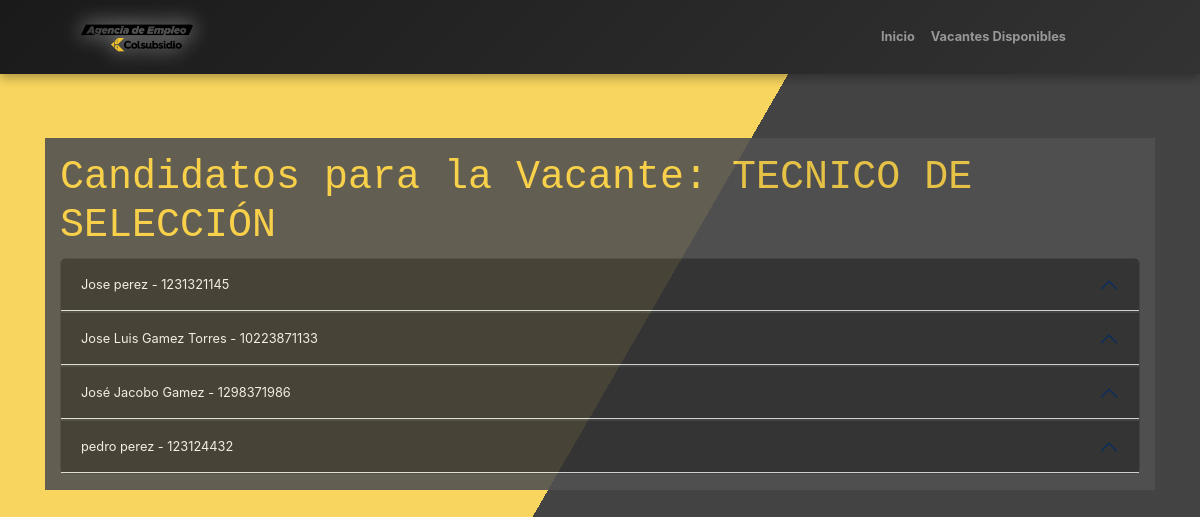
/vacantes/1/candidatos/, run on the app's committed database.
### vacantes/models.py (models this page shows, shortened)
class Vacante(models.Model):
    codigo_vacante = models.CharField(
        max_length=50,
        unique=True,
        default=generate_unique_codigo
    )
    cargo = models.CharField(max_length=100)
    area = models.CharField(
        max_length=100,
        choices=[
            ('Sin asignar', 'Sin asignar'),
            ('Administración', 'Administración'),
            ('Finanzas', 'Finanzas'),
            ('Tecnología', 'Tecnología'),
            ('Recursos Humanos', 'Recursos Humanos'),
            ('Ventas', 'Ventas'),
        ],
        default='Sin asignar'
    )
    numero_puestos = models.IntegerField(
        null=True,
        blank=True,
        default=1  # ✅ Se asigna 1 por defecto, ya que 0 no tendría sentido.
    )
    modalidad_trabajo = models.CharField(
        max_length=50,
        choices=[
            ('Presencial', 'Presencial'),
            ('Remoto', 'Remoto'),
            ('Híbrido', 'Híbrido'),
        ]
    )
    tipo_contrato = models.CharField(
        max_length=50,
        choices=[
            ('Indefinido', 'Indefinido'),
            ('Temporal', 'Temporal'),
            ('Prácticas', 'Prácticas'),
            ('Freelance', 'Freelance'),
        ]
    )
    jornada_trabajo = models.CharField(
        max_length=50,
        choices=[
            ('Tiempo completo', 'Tiempo completo'),
            ('Medio tiempo', 'Medio tiempo'),
            ('Por horas', 'Por horas'),
        ]
    )
    descripcion_vacante = models.TextField(max_length=6000)
    tiempo_experiencia = models.CharField(
        max_length=50,
        choices=[
            ('Sin experiencia', 'Sin experiencia'),
            ('1 año', '1 año'),
            ('2 años', '2 años'),
            ('3 años o más', '3 años o más'),
        ]
    )
    nivel_estudios = models.CharField(
        max_length=50,
        choices=[
            ('Secundaria', 'Secundaria'),
            ('Técnico', 'Técnico'),
            ('Tecnólogo', 'Tecnólogo'),
            ('Profesional', 'Profesional'),
            ('Postgrado', 'Postgrado'),
        ]
    )
    departamento = models.CharField(
        max_length=100,
        choices=[
            ('Sin asignar', 'Sin asignar'),
            ('Antioquia', 'Antioquia'),
            ('Bogotá', 'Bogotá'),
            ('Valle del Cauca', 'Valle del Cauca'),
            ('Cundinamarca', 'Cundinamarca'),
        ],
        default='Sin asignar'
    )
    ciudad = models.CharField(
        max_length=100,
        choices=[
            ('Medellín', 'Medellín'),
            ('Bogotá', 'Bogotá'),
            ('Cali', 'Cali'),
            ('Barranquilla', 'Barranquilla'),
        ]
    )
    rango_salarial = models.CharField(
        max_length=50,
        blank=True,
        null=True
    )
    fecha_publicacion = models.DateField(auto_now_add=True)
    empresa_usuaria = models.CharField(max_length=100)
    candidatos_registrados = models.ManyToManyField('RegistroCandidato', related_name='vacantes', blank=True)
    class Meta:
        verbose_name = "Vacante"
        verbose_name_plural = "Vacantes"

class RegistroCandidato(models.Model):
    SEX_CHOICES = [
        ('M', 'Mujer'),
        ('H', 'Hombre'),
        ('I', 'Intersexual'),
    ]
    DOCUMENT_TYPE_CHOICES = [
        ('CC', 'CEDULA DE CIUDADANIA'),
        ('PEP', 'PERMISO ESPECIAL DE PERMANENCIA'),
        ('TI', 'TARJETA DE IDENTIDAD'),
        ('DNI', 'DOCUMENTO NACIONAL DE IDENTIFICACION'),
        ('PAS', 'PASAPORTE'),
        ('CE', 'CEDULA DE EXTRANJERIA'),
    ]
    EDUCATION_LEVEL_CHOICES = [
        ('BP', 'BASICA PRIMARIA'),
        ('BS', 'BASICA SECUNDARIA'),
        ('BA', 'BACHILLER ACADEMICO'),
        ('EBA', 'ESTUDIANTE BACHILLER ACADEMICO'),
        ('TL', 'TECNICO LABORAL/PROFESIONAL'),
        ('ETL', 'ESTUDIANTE TECNICO LABORAL/PROFESIONAL'),
        ('T', 'TECNOLOGO'),
        ('ET', 'ESTUDIANTE TECNOLOGO'),
        ('P', 'PROFESIONAL'),
        ('EP', 'ESTUDIANTE PROFESIONAL'),
        ('PG', 'POSGRADO'),
    ]
    SCHEDULE_CHOICES = [
        ('FT', 'TIEMPO COMPLETO'),
        ('PT', 'MEDIO TIEMPO'),
        ('WE', 'FINES DE SEMANA'),
    ]
    SALARY_CHOICES = [
        ('<1', 'Menos de 1 SMMLV'),
        ('1-2', '1 a 2 SMMLV'),
        ('2-4', '2 a 4 SMMLV'),
        ('4-6', '4 a 6 SMMLV'),
        ('6-9', '6 a 9 SMMLV'),
        ('9-12', '9 a 12 SMMLV'),
        ('12-15', '12 a 15 SMMLV'),
        ('15-19', '15 a 19 SMMLV'),
        ('>20', '20 SMMLV en adelante'),
    ]
    DISABILITY_CHOICES = [
        ('SI', 'Sí'),
        ('NO', 'No'),
    ]
    SISE_CHOICES = [
        ('SI', 'Sí'),
        ('NO', 'No'),
    ]
    RECRUITER_CHOICES = [
        ('NN', 'No conoce el nombre'),
        ('AAM', 'Angel Andres Moyano Molano'),
        ('DAP', 'Diego Alejandro Parra Pinto'),
        ('EJC', 'Erika Julieth Cristancho Pérez'),
    ]
    feria = models.CharField(max_length=100, blank=True, null=True)
    fecha_feria = models.DateField(default=date(2025, 1, 1), blank=True, null=True)
    sexo = models.CharField(max_length=1, choices=SEX_CHOICES)
    tipo_documento = models.CharField(max_length=3, choices=DOCUMENT_TYPE_CHOICES)
    numero_documento = models.CharField(max_length=20, unique=True)
    nombres = models.CharField(max_length=100)
    apellidos = models.CharField(max_length=100)
    numero_celular = models.CharField(max_length=15)
    correo_electronico = models.EmailField()
    fecha_nacimiento = models.DateField()
    formacion_academica = models.CharField(max_length=3, choices=EDUCATION_LEVEL_CHOICES)
    programa_academico = models.CharField(max_length=100)
    experiencia_laboral = models.TextField(blank=True, null=True)
    interes_ocupacional = models.TextField(blank=True, null=True)
    localidad_municipio = models.CharField(max_length=100)
    candidato_discapacidad = models.CharField(max_length=2, choices=DISABILITY_CHOICES)
    tipo_discapacidad = models.CharField(max_length=100, blank=True, null=True)
    horario_interesado = models.CharField(max_length=2, choices=SCHEDULE_CHOICES)
    aspiracion_salarial = models.CharField(max_length=5, choices=SALARY_CHOICES)
    registrado_en_sise = models.CharField(max_length=2, choices=SISE_CHOICES)
    tecnico_seleccion = models.CharField(max_length=3, choices=RECRUITER_CHOICES,blank=True, null=True)
    vacantes_disponibles = models.ManyToManyField(Vacante, related_name="candidatos", blank=True)
    class Meta:
        verbose_name = "Registro de Candidato"
        verbose_name_plural = "Registros de Candidatos"

### vacantes/views.py (the view)
# urls.py: path('vacantes/<int:id>/candidatos/', views.lista_candidatos, name='lista_candidatos'),
def lista_candidatos(request, id):
    vacante = get_object_or_404(Vacante, id=id)
    candidatos = vacante.candidatos.all()  # Asumiendo que tienes una relación en el modelo
    return render(request, 'vacantes/lista_candidatos.html', {'vacante': vacante, 'candidatos': candidatos})

### vacantes/templates/vacantes/lista_candidatos.html (shortened to what this page needs)
{% extends 'base.html' %}
{% load static %}
{% block contenido %}
<div class="container-fluid" style="opacity: 90%; background-color: #525252; color: #f1f1f1;">
    <div class="row">
        <div class="col py-3">
            <h1 style="color: #f8d047;">Candidatos para la Vacante: {{ vacante.cargo }}</h1>
            <div class="accordion" id="accordionCandidatos" style="background-color: #333333; border-radius: 8px;">
                {% for candidato in candidatos %}
                <div class="accordion-item" style="background-color: #222222; border: 1px solid #444444;">
                    <h2 class="accordion-header">
                        <button class="accordion-button" type="button" data-bs-toggle="collapse" data-bs-target="#collapse-{{ candidato.id }}" aria-expanded="false" aria-controls="collapse-{{ candidato.id }}" style="background-color: #333333; color: #f1f1f1; border: none;">
                            <small>{{ candidato.nombres }} {{ candidato.apellidos }} - {{ candidato.numero_documento }}</small>
                        </button>
                    </h2>
                </div>
                {% empty %}
                <div class="alert alert-warning">No hay candidatos para esta vacante.</div>
                {% endfor %}
            </div>
        </div>
    </div>
</div>
{% endblock %}

### vacantes/static/css/styles.css (style rules this page uses)
body { font-family: Arial, sans-serif; background-color: #f8f9fa; }
button { background-color: #f8d047; border: none; padding: 10px; color: white; font-size: 16px; cursor: pointer; border-radius: 4px; }
h1 { font-family:monospace; }

### data on the page
Vacante: cargo "TECNICO DE SELECCIÓN"
RegistroCandidato: nombres "Jose", apellidos "perez", numero_documento "1231321145"
RegistroCandidato: nombres "Jose Luis", apellidos "Gamez Torres", numero_documento "10223871133"
RegistroCandidato: nombres "José Jacobo", apellidos "Gamez", numero_documento "1298371986"
RegistroCandidato: nombres "pedro", apellidos "perez", numero_documento "123124432"
